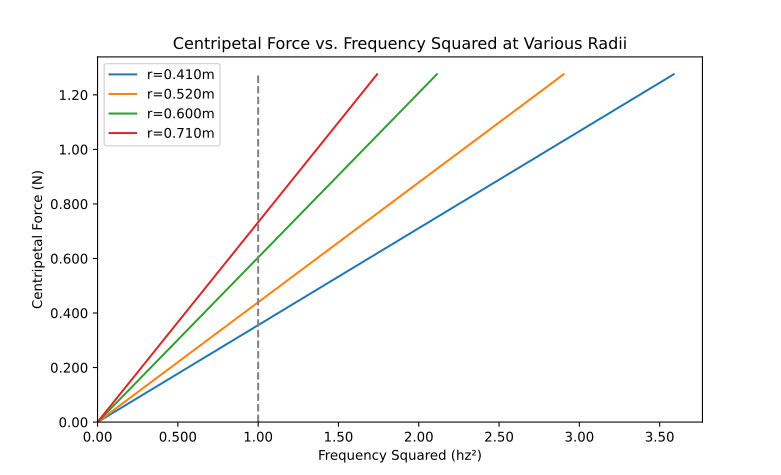

Here is the Python script that generated this plot:
import matplotlib.pyplot as plt
from matplotlib.ticker import FuncFormatter
import numpy as np

f, ax = plt.subplots(1)

def sigs(value, tick_number):
    return f"{value:#.3g}"

x = np.array([0.00, 1/(0.528**2)])
y = np.array([0.00, 0.13 * 9.81])

ax.plot(x, y, label="r=0.410m")

x = np.array([0.00, 1/(0.587**2)])
y = np.array([0.00, 0.13 * 9.81])

ax.plot(x, y, label="r=0.520m")

x = np.array([0.00, 1/(0.688**2)])
y = np.array([0.00, 0.13 * 9.81])

ax.plot(x, y, label="r=0.600m")

x = np.array([0.00, 1/(0.758**2)])
y = np.array([0.00, 0.13 * 9.81])

ax.plot(x, y, label="r=0.710m")

x = np.array([1.00, 1.00])
y = np.array([0.00, 0.13 * 9.81])

ax.plot(x, y, color="gray", linestyle="dashed")

plt.gca().xaxis.set_major_formatter(FuncFormatter(sigs))
plt.gca().yaxis.set_major_formatter(FuncFormatter(sigs))

ax.set_ylim(ymin=0)
ax.set_xlim(xmin=0)

ax.set_ylabel("Centripetal Force (N)")
ax.set_xlabel("Frequency Squared (hz²)")

plt.legend()

plt.title("Centripetal Force vs. Frequency Squared at Various Radii")

plt.show()
